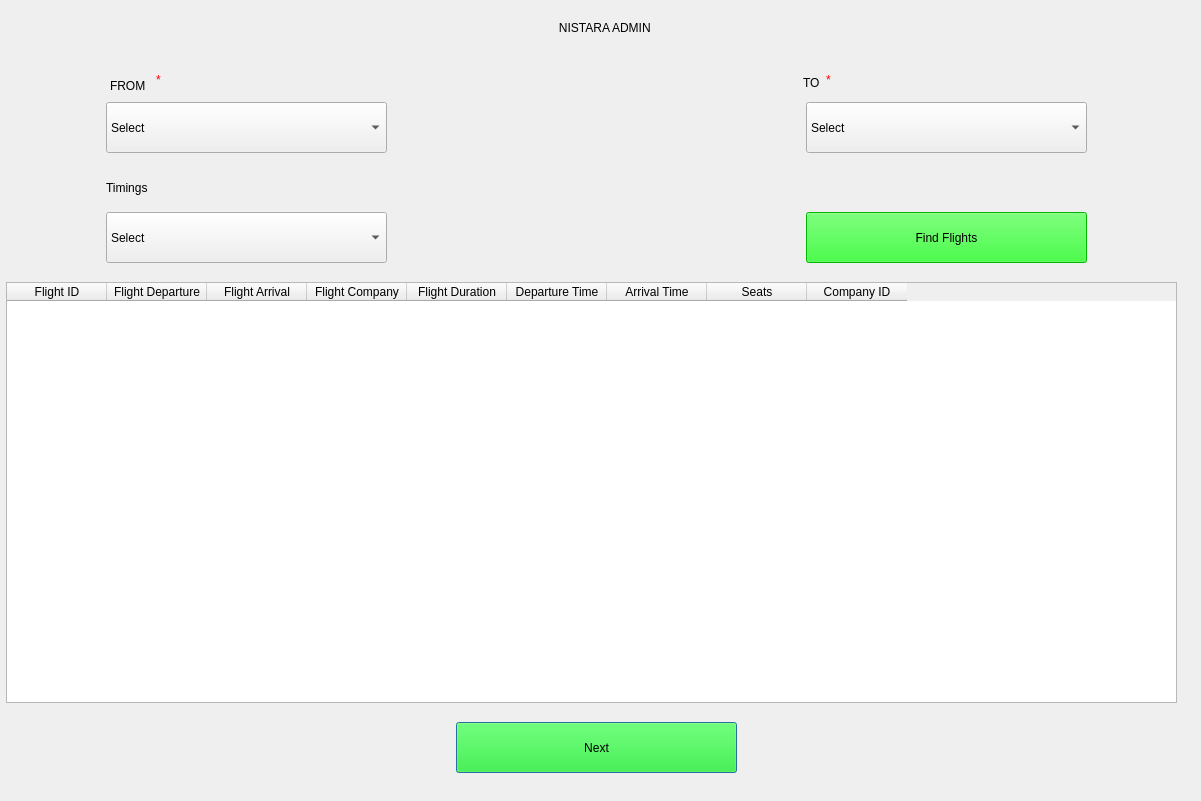
<?xml version="1.0" encoding="UTF-8"?>
<ui version="4.0">
 <class>Dialog</class>
 <widget class="QDialog" name="Dialog">
  <property name="geometry">
   <rect>
    <x>0</x>
    <y>0</y>
    <width>1201</width>
    <height>801</height>
   </rect>
  </property>
  <property name="windowTitle">
   <string>Dialog</string>
  </property>
  <widget class="QTableWidget" name="Available_Flights_Table_Widget">
   <property name="geometry">
    <rect>
     <x>6</x>
     <y>282</y>
     <width>1171</width>
     <height>421</height>
    </rect>
   </property>
   <column>
    <property name="text">
     <string>Flight ID</string>
    </property>
   </column>
   <column>
    <property name="text">
     <string>Flight Departure</string>
    </property>
   </column>
   <column>
    <property name="text">
     <string>Flight Arrival</string>
    </property>
   </column>
   <column>
    <property name="text">
     <string>Flight Company</string>
    </property>
   </column>
   <column>
    <property name="text">
     <string>Flight Duration</string>
    </property>
   </column>
   <column>
    <property name="text">
     <string>Departure Time</string>
    </property>
   </column>
   <column>
    <property name="text">
     <string>Arrival Time</string>
    </property>
   </column>
   <column>
    <property name="text">
     <string>Seats</string>
    </property>
   </column>
   <column>
    <property name="text">
     <string>Company ID</string>
    </property>
   </column>
  </widget>
  <widget class="QComboBox" name="From_Combo_Box">
   <property name="geometry">
    <rect>
     <x>106</x>
     <y>102</y>
     <width>281</width>
     <height>51</height>
    </rect>
   </property>
   <property name="styleSheet">
    <string notr="true">font: 10pt &quot;MS Shell Dlg 2&quot;;</string>
   </property>
   <item>
    <property name="text">
     <string>Select</string>
    </property>
   </item>
   <item>
    <property name="text">
     <string>Chennai</string>
    </property>
   </item>
   <item>
    <property name="text">
     <string>Mumbai</string>
    </property>
   </item>
   <item>
    <property name="text">
     <string>Delhi</string>
    </property>
   </item>
   <item>
    <property name="text">
     <string>Bangalore</string>
    </property>
   </item>
  </widget>
  <widget class="QLabel" name="HeaderLabel">
   <property name="geometry">
    <rect>
     <x>196</x>
     <y>2</y>
     <width>821</width>
     <height>51</height>
    </rect>
   </property>
   <property name="styleSheet">
    <string notr="true">
font: 30pt &quot;MS Shell Dlg 2&quot;;</string>
   </property>
   <property name="text">
    <string>NISTARA ADMIN </string>
   </property>
   <property name="alignment">
    <set>Qt::AlignCenter</set>
   </property>
  </widget>
  <widget class="QLabel" name="From_Label_2">
   <property name="geometry">
    <rect>
     <x>106</x>
     <y>172</y>
     <width>61</width>
     <height>31</height>
    </rect>
   </property>
   <property name="styleSheet">
    <string notr="true">font: 12pt &quot;MS Shell Dlg 2&quot;;
font: 10pt &quot;MS Shell Dlg 2&quot;;</string>
   </property>
   <property name="text">
    <string>Timings</string>
   </property>
  </widget>
  <widget class="QPushButton" name="Next_Button">
   <property name="geometry">
    <rect>
     <x>456</x>
     <y>722</y>
     <width>281</width>
     <height>51</height>
    </rect>
   </property>
   <property name="styleSheet">
    <string notr="true">font: 16pt &quot;MS Shell Dlg 2&quot;;
background-color: rgb(0, 255, 0);
</string>
   </property>
   <property name="text">
    <string>Next</string>
   </property>
  </widget>
  <widget class="QLabel" name="label">
   <property name="geometry">
    <rect>
     <x>156</x>
     <y>72</y>
     <width>21</width>
     <height>16</height>
    </rect>
   </property>
   <property name="styleSheet">
    <string notr="true">color:rgb(255, 0, 0)</string>
   </property>
   <property name="text">
    <string>*</string>
   </property>
  </widget>
  <widget class="QComboBox" name="To_Combo_Box">
   <property name="geometry">
    <rect>
     <x>806</x>
     <y>102</y>
     <width>281</width>
     <height>51</height>
    </rect>
   </property>
   <property name="styleSheet">
    <string notr="true">font: 10pt &quot;MS Shell Dlg 2&quot;;</string>
   </property>
   <item>
    <property name="text">
     <string>Select</string>
    </property>
   </item>
   <item>
    <property name="text">
     <string>Chennai</string>
    </property>
   </item>
   <item>
    <property name="text">
     <string>Mumbai</string>
    </property>
   </item>
   <item>
    <property name="text">
     <string>Delhi</string>
    </property>
   </item>
   <item>
    <property name="text">
     <string>Bangalore</string>
    </property>
   </item>
  </widget>
  <widget class="QPushButton" name="Find_Flights_Button">
   <property name="geometry">
    <rect>
     <x>806</x>
     <y>212</y>
     <width>281</width>
     <height>51</height>
    </rect>
   </property>
   <property name="styleSheet">
    <string notr="true">font: 16pt &quot;MS Shell Dlg 2&quot;;
background-color: rgb(0, 255, 0);
</string>
   </property>
   <property name="text">
    <string>Find Flights</string>
   </property>
  </widget>
  <widget class="QLabel" name="label_2">
   <property name="geometry">
    <rect>
     <x>826</x>
     <y>72</y>
     <width>16</width>
     <height>16</height>
    </rect>
   </property>
   <property name="styleSheet">
    <string notr="true">color:rgb(255, 0, 0)</string>
   </property>
   <property name="text">
    <string>*</string>
   </property>
  </widget>
  <widget class="QLabel" name="Error_Popup_Message">
   <property name="geometry">
    <rect>
     <x>406</x>
     <y>92</y>
     <width>391</width>
     <height>31</height>
    </rect>
   </property>
   <property name="styleSheet">
    <string notr="true">font: 10pt &quot;MS Shell Dlg 2&quot;;
color: rgb(255, 0, 0);</string>
   </property>
   <property name="text">
    <string/>
   </property>
   <property name="alignment">
    <set>Qt::AlignCenter</set>
   </property>
  </widget>
  <widget class="QLabel" name="To_Label">
   <property name="geometry">
    <rect>
     <x>803</x>
     <y>62</y>
     <width>31</width>
     <height>41</height>
    </rect>
   </property>
   <property name="styleSheet">
    <string notr="true">font: 12pt &quot;MS Shell Dlg 2&quot;;
font: 10pt &quot;MS Shell Dlg 2&quot;;</string>
   </property>
   <property name="text">
    <string>TO</string>
   </property>
  </widget>
  <widget class="QComboBox" name="Timings_Combo_Box">
   <property name="geometry">
    <rect>
     <x>106</x>
     <y>212</y>
     <width>281</width>
     <height>51</height>
    </rect>
   </property>
   <property name="styleSheet">
    <string notr="true">font: 10pt &quot;MS Shell Dlg 2&quot;;</string>
   </property>
   <item>
    <property name="text">
     <string>Select</string>
    </property>
   </item>
   <item>
    <property name="text">
     <string>Day</string>
    </property>
   </item>
   <item>
    <property name="text">
     <string>Evening/Night</string>
    </property>
   </item>
  </widget>
  <widget class="QLabel" name="From_Label">
   <property name="geometry">
    <rect>
     <x>110</x>
     <y>70</y>
     <width>51</width>
     <height>31</height>
    </rect>
   </property>
   <property name="styleSheet">
    <string notr="true">font: 12pt &quot;MS Shell Dlg 2&quot;;
font: 10pt &quot;MS Shell Dlg 2&quot;;</string>
   </property>
   <property name="text">
    <string>FROM</string>
   </property>
  </widget>
 </widget>
 <resources/>
 <connections/>
</ui>
